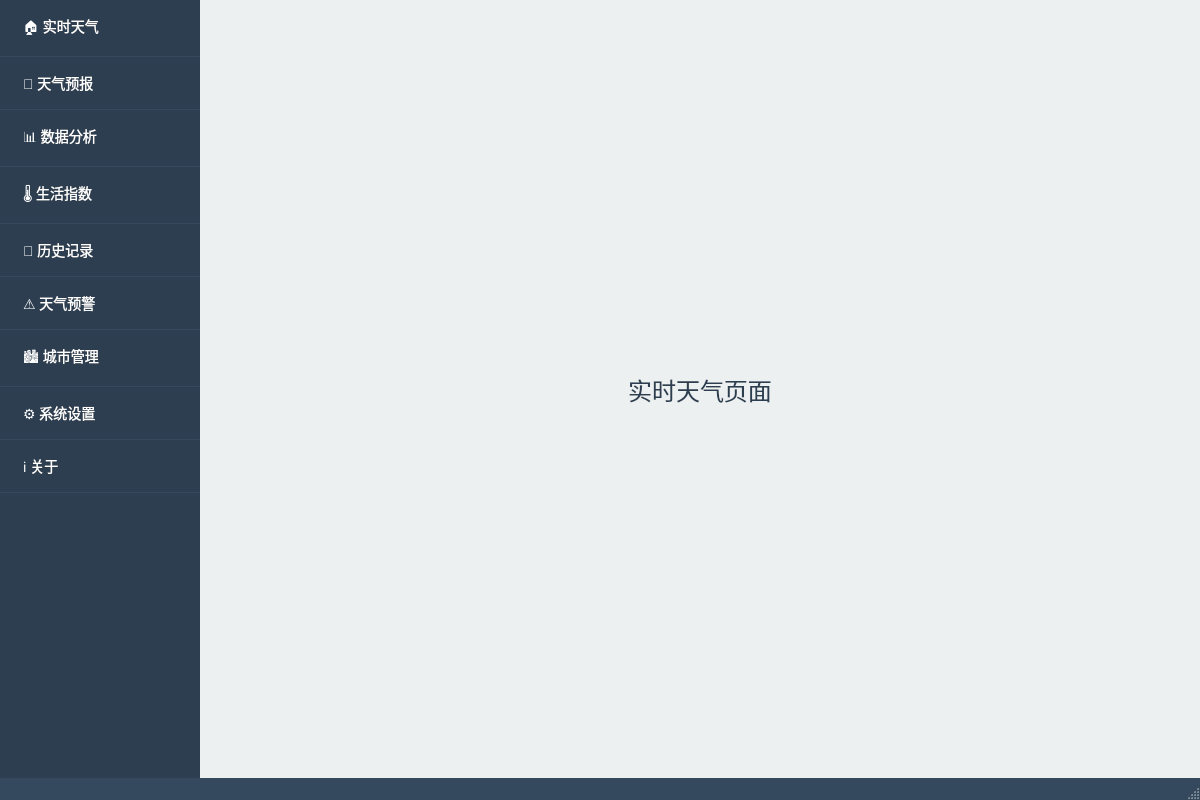
<?xml version="1.0" encoding="UTF-8"?>
<ui version="4.0">
 <class>MainWindow</class>
 <widget class="QMainWindow" name="MainWindow">
  <property name="geometry">
   <rect>
    <x>0</x>
    <y>0</y>
    <width>1200</width>
    <height>800</height>
   </rect>
  </property>
  <property name="minimumSize">
   <size>
    <width>1200</width>
    <height>800</height>
   </size>
  </property>
  <property name="windowTitle">
   <string>天气数据展示与趋势分析系统</string>
  </property>
  <widget class="QWidget" name="centralwidget">
   <layout class="QHBoxLayout" name="mainLayout">
    <property name="spacing">
     <number>0</number>
    </property>
    <property name="leftMargin">
     <number>0</number>
    </property>
    <property name="topMargin">
     <number>0</number>
    </property>
    <property name="rightMargin">
     <number>0</number>
    </property>
    <property name="bottomMargin">
     <number>0</number>
    </property>
    <item>
     <widget class="QListWidget" name="navListWidget">
      <property name="minimumSize">
       <size>
        <width>200</width>
        <height>0</height>
       </size>
      </property>
      <property name="maximumSize">
       <size>
        <width>200</width>
        <height>16777215</height>
       </size>
      </property>
      <property name="styleSheet">
       <string notr="true">QListWidget {
    background-color: #2c3e50;
    border: none;
    color: white;
    font-size: 14px;
}
QListWidget::item {
    padding: 15px 20px;
    border-bottom: 1px solid #34495e;
}
QListWidget::item:selected {
    background-color: #3498db;
}
QListWidget::item:hover {
    background-color: #34495e;
}</string>
      </property>
      <item>
       <property name="text">
        <string>🏠 实时天气</string>
       </property>
      </item>
      <item>
       <property name="text">
        <string>📅 天气预报</string>
       </property>
      </item>
      <item>
       <property name="text">
        <string>📊 数据分析</string>
       </property>
      </item>
      <item>
       <property name="text">
        <string>🌡️ 生活指数</string>
       </property>
      </item>
      <item>
       <property name="text">
        <string>📜 历史记录</string>
       </property>
      </item>
      <item>
       <property name="text">
        <string>⚠️ 天气预警</string>
       </property>
      </item>
      <item>
       <property name="text">
        <string>🏙️ 城市管理</string>
       </property>
      </item>
      <item>
       <property name="text">
        <string>⚙️ 系统设置</string>
       </property>
      </item>
      <item>
       <property name="text">
        <string>ℹ️ 关于</string>
       </property>
      </item>
     </widget>
    </item>
    <item>
     <widget class="QStackedWidget" name="stackedWidget">
      <property name="styleSheet">
       <string notr="true">background-color: #ecf0f1;</string>
      </property>
      <property name="currentIndex">
       <number>0</number>
      </property>
      <!-- 页面0: 实时天气 -->
      <widget class="QWidget" name="pageRealtime">
       <layout class="QVBoxLayout" name="layoutRealtime">
        <item>
         <widget class="QLabel" name="labelRealtime">
          <property name="text">
           <string>实时天气页面</string>
          </property>
          <property name="alignment">
           <set>Qt::AlignCenter</set>
          </property>
          <property name="styleSheet">
           <string notr="true">font-size: 24px; color: #2c3e50;</string>
          </property>
         </widget>
        </item>
       </layout>
      </widget>
      <!-- 页面1: 天气预报 -->
      <widget class="QWidget" name="pageForecast">
       <layout class="QVBoxLayout" name="layoutForecast">
        <item>
         <widget class="QLabel" name="labelForecast">
          <property name="text">
           <string>天气预报页面</string>
          </property>
          <property name="alignment">
           <set>Qt::AlignCenter</set>
          </property>
          <property name="styleSheet">
           <string notr="true">font-size: 24px; color: #2c3e50;</string>
          </property>
         </widget>
        </item>
       </layout>
      </widget>
      <!-- 页面2: 数据分析 -->
      <widget class="QWidget" name="pageAnalysis">
       <layout class="QVBoxLayout" name="layoutAnalysis">
        <item>
         <widget class="QLabel" name="labelAnalysis">
          <property name="text">
           <string>数据分析页面</string>
          </property>
          <property name="alignment">
           <set>Qt::AlignCenter</set>
          </property>
          <property name="styleSheet">
           <string notr="true">font-size: 24px; color: #2c3e50;</string>
          </property>
         </widget>
        </item>
       </layout>
      </widget>
      <!-- 页面3: 生活指数 -->
      <widget class="QWidget" name="pageLifeIndex">
       <layout class="QVBoxLayout" name="layoutLifeIndex">
        <item>
         <widget class="QLabel" name="labelLifeIndex">
          <property name="text">
           <string>生活指数页面</string>
          </property>
          <property name="alignment">
           <set>Qt::AlignCenter</set>
          </property>
          <property name="styleSheet">
           <string notr="true">font-size: 24px; color: #2c3e50;</string>
          </property>
         </widget>
        </item>
       </layout>
      </widget>
      <!-- 页面4: 历史记录 -->
      <widget class="QWidget" name="pageHistory">
       <layout class="QVBoxLayout" name="layoutHistory">
        <item>
         <widget class="QLabel" name="labelHistory">
          <property name="text">
           <string>历史记录页面</string>
          </property>
          <property name="alignment">
           <set>Qt::AlignCenter</set>
          </property>
          <property name="styleSheet">
           <string notr="true">font-size: 24px; color: #2c3e50;</string>
          </property>
         </widget>
        </item>
       </layout>
      </widget>
      <!-- 页面5: 天气预警 -->
      <widget class="QWidget" name="pageAlert">
       <layout class="QVBoxLayout" name="layoutAlert">
        <item>
         <widget class="QLabel" name="labelAlert">
          <property name="text">
           <string>天气预警页面</string>
          </property>
          <property name="alignment">
           <set>Qt::AlignCenter</set>
          </property>
          <property name="styleSheet">
           <string notr="true">font-size: 24px; color: #2c3e50;</string>
          </property>
         </widget>
        </item>
       </layout>
      </widget>
      <!-- 页面6: 城市管理 -->
      <widget class="QWidget" name="pageCity">
       <layout class="QVBoxLayout" name="layoutCity">
        <item>
         <widget class="QLabel" name="labelCity">
          <property name="text">
           <string>城市管理页面</string>
          </property>
          <property name="alignment">
           <set>Qt::AlignCenter</set>
          </property>
          <property name="styleSheet">
           <string notr="true">font-size: 24px; color: #2c3e50;</string>
          </property>
         </widget>
        </item>
       </layout>
      </widget>
      <!-- 页面7: 系统设置 -->
      <widget class="QWidget" name="pageSettings">
       <layout class="QVBoxLayout" name="layoutSettings">
        <item>
         <widget class="QLabel" name="labelSettings">
          <property name="text">
           <string>系统设置页面</string>
          </property>
          <property name="alignment">
           <set>Qt::AlignCenter</set>
          </property>
          <property name="styleSheet">
           <string notr="true">font-size: 24px; color: #2c3e50;</string>
          </property>
         </widget>
        </item>
       </layout>
      </widget>
      <!-- 页面8: 关于 -->
      <widget class="QWidget" name="pageAbout">
       <layout class="QVBoxLayout" name="layoutAbout">
        <item>
         <widget class="QLabel" name="labelAbout">
          <property name="text">
           <string>关于页面</string>
          </property>
          <property name="alignment">
           <set>Qt::AlignCenter</set>
          </property>
          <property name="styleSheet">
           <string notr="true">font-size: 24px; color: #2c3e50;</string>
          </property>
         </widget>
        </item>
       </layout>
      </widget>
     </widget>
    </item>
   </layout>
  </widget>
  <widget class="QStatusBar" name="statusbar">
   <property name="styleSheet">
    <string notr="true">QStatusBar {
    background-color: #34495e;
    color: white;
}</string>
   </property>
  </widget>
 </widget>
 <resources/>
 <connections>
  <connection>
   <sender>navListWidget</sender>
   <signal>currentRowChanged(int)</signal>
   <receiver>stackedWidget</receiver>
   <slot>setCurrentIndex(int)</slot>
   <hints>
    <hint type="sourcelabel">
     <x>100</x>
     <y>400</y>
    </hint>
    <hint type="destinationlabel">
     <x>700</x>
     <y>400</y>
    </hint>
   </hints>
  </connection>
 </connections>
</ui>
